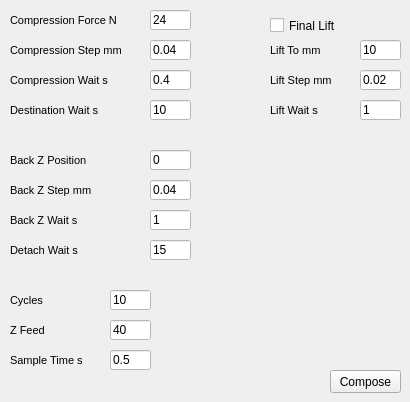
      <widget class="QWidget" name="tab_15">
       <attribute name="title">
        <string>CTFutek</string>
       </attribute>
       <widget class="QLineEdit" name="lineEdit_CTFutek_CompressionForce">
        <property name="geometry">
         <rect>
          <x>150</x>
          <y>10</y>
          <width>41</width>
          <height>20</height>
         </rect>
        </property>
        <property name="styleSheet">
         <string notr="true">background-color: rgb(255, 255, 255)</string>
        </property>
        <property name="text">
         <string>24</string>
        </property>
       </widget>
       <widget class="QLabel" name="label_IncrementSpeen_72">
        <property name="geometry">
         <rect>
          <x>10</x>
          <y>10</y>
          <width>121</width>
          <height>21</height>
         </rect>
        </property>
        <property name="font">
         <font>
          <pointsize>8</pointsize>
         </font>
        </property>
        <property name="text">
         <string>Compression Force N</string>
        </property>
        <property name="alignment">
         <set>Qt::AlignLeading|Qt::AlignLeft|Qt::AlignVCenter</set>
        </property>
       </widget>
       <widget class="QLabel" name="label_IncrementSpeen_73">
        <property name="geometry">
         <rect>
          <x>10</x>
          <y>150</y>
          <width>81</width>
          <height>21</height>
         </rect>
        </property>
        <property name="font">
         <font>
          <pointsize>8</pointsize>
         </font>
        </property>
        <property name="text">
         <string>Back Z Position</string>
        </property>
        <property name="alignment">
         <set>Qt::AlignLeading|Qt::AlignLeft|Qt::AlignVCenter</set>
        </property>
       </widget>
       <widget class="QLineEdit" name="lineEdit_CTFutek_BackZPosition">
        <property name="geometry">
         <rect>
          <x>150</x>
          <y>150</y>
          <width>41</width>
          <height>20</height>
         </rect>
        </property>
        <property name="styleSheet">
         <string notr="true">background-color: rgb(255, 255, 255)</string>
        </property>
        <property name="text">
         <string>0</string>
        </property>
       </widget>
       <widget class="QLabel" name="label_IncrementSpeen_74">
        <property name="geometry">
         <rect>
          <x>10</x>
          <y>40</y>
          <width>121</width>
          <height>21</height>
         </rect>
        </property>
        <property name="font">
         <font>
          <pointsize>8</pointsize>
         </font>
        </property>
        <property name="text">
         <string>Compression Step mm</string>
        </property>
        <property name="alignment">
         <set>Qt::AlignLeading|Qt::AlignLeft|Qt::AlignVCenter</set>
        </property>
       </widget>
       <widget class="QLineEdit" name="lineEdit_CTFutek_CompressionStep">
        <property name="geometry">
         <rect>
          <x>150</x>
          <y>40</y>
          <width>41</width>
          <height>20</height>
         </rect>
        </property>
        <property name="styleSheet">
         <string notr="true">background-color: rgb(255, 255, 255)</string>
        </property>
        <property name="text">
         <string>0.04</string>
        </property>
       </widget>
       <widget class="QLabel" name="label_IncrementSpeen_75">
        <property name="geometry">
         <rect>
          <x>10</x>
          <y>70</y>
          <width>121</width>
          <height>21</height>
         </rect>
        </property>
        <property name="font">
         <font>
          <pointsize>8</pointsize>
         </font>
        </property>
        <property name="text">
         <string>Compression Wait s</string>
        </property>
        <property name="alignment">
         <set>Qt::AlignLeading|Qt::AlignLeft|Qt::AlignVCenter</set>
        </property>
       </widget>
       <widget class="QLineEdit" name="lineEdit_CTFutek_CompressionWait">
        <property name="geometry">
         <rect>
          <x>150</x>
          <y>70</y>
          <width>41</width>
          <height>20</height>
         </rect>
        </property>
        <property name="styleSheet">
         <string notr="true">background-color: rgb(255, 255, 255)</string>
        </property>
        <property name="text">
         <string>0.4</string>
        </property>
       </widget>
       <widget class="QLineEdit" name="lineEdit_CTFutek_DestinationWait">
        <property name="geometry">
         <rect>
          <x>150</x>
          <y>100</y>
          <width>41</width>
          <height>20</height>
         </rect>
        </property>
        <property name="styleSheet">
         <string notr="true">background-color: rgb(255, 255, 255)</string>
        </property>
        <property name="text">
         <string>10</string>
        </property>
       </widget>
       <widget class="QLabel" name="label_IncrementSpeen_76">
        <property name="geometry">
         <rect>
          <x>10</x>
          <y>100</y>
          <width>131</width>
          <height>21</height>
         </rect>
        </property>
        <property name="font">
         <font>
          <pointsize>8</pointsize>
         </font>
        </property>
        <property name="text">
         <string>Destination Wait s</string>
        </property>
        <property name="alignment">
         <set>Qt::AlignLeading|Qt::AlignLeft|Qt::AlignVCenter</set>
        </property>
       </widget>
       <widget class="QLabel" name="label_IncrementSpeen_152">
        <property name="geometry">
         <rect>
          <x>10</x>
          <y>180</y>
          <width>81</width>
          <height>21</height>
         </rect>
        </property>
        <property name="font">
         <font>
          <pointsize>8</pointsize>
         </font>
        </property>
        <property name="text">
         <string>Back Z Step mm</string>
        </property>
        <property name="alignment">
         <set>Qt::AlignLeading|Qt::AlignLeft|Qt::AlignVCenter</set>
        </property>
       </widget>
       <widget class="QLineEdit" name="lineEdit_CTFutek_BackZStep">
        <property name="geometry">
         <rect>
          <x>150</x>
          <y>180</y>
          <width>41</width>
          <height>20</height>
         </rect>
        </property>
        <property name="styleSheet">
         <string notr="true">background-color: rgb(255, 255, 255)</string>
        </property>
        <property name="text">
         <string>0.04</string>
        </property>
       </widget>
       <widget class="QLineEdit" name="lineEdit_CTFutek_BackWait">
        <property name="geometry">
         <rect>
          <x>150</x>
          <y>210</y>
          <width>41</width>
          <height>20</height>
         </rect>
        </property>
        <property name="styleSheet">
         <string notr="true">background-color: rgb(255, 255, 255)</string>
        </property>
        <property name="text">
         <string>1</string>
        </property>
       </widget>
       <widget class="QLabel" name="label_IncrementSpeen_153">
        <property name="geometry">
         <rect>
          <x>10</x>
          <y>210</y>
          <width>81</width>
          <height>21</height>
         </rect>
        </property>
        <property name="font">
         <font>
          <pointsize>8</pointsize>
         </font>
        </property>
        <property name="text">
         <string>Back Z Wait s</string>
        </property>
        <property name="alignment">
         <set>Qt::AlignLeading|Qt::AlignLeft|Qt::AlignVCenter</set>
        </property>
       </widget>
       <widget class="QPushButton" name="button_ComposeCTFutek">
        <property name="geometry">
         <rect>
          <x>330</x>
          <y>370</y>
          <width>71</width>
          <height>23</height>
         </rect>
        </property>
        <property name="sizePolicy">
         <sizepolicy hsizetype="Fixed" vsizetype="Fixed">
          <horstretch>0</horstretch>
          <verstretch>0</verstretch>
         </sizepolicy>
        </property>
        <property name="maximumSize">
         <size>
          <width>200</width>
          <height>16777215</height>
         </size>
        </property>
        <property name="baseSize">
         <size>
          <width>0</width>
          <height>0</height>
         </size>
        </property>
        <property name="text">
         <string>Compose</string>
        </property>
       </widget>
       <widget class="QLineEdit" name="lineEdit_CTFutek_SampleTime">
        <property name="geometry">
         <rect>
          <x>110</x>
          <y>350</y>
          <width>41</width>
          <height>20</height>
         </rect>
        </property>
        <property name="styleSheet">
         <string notr="true">background-color: rgb(255, 255, 255)</string>
        </property>
        <property name="text">
         <string>0.5 </string>
        </property>
       </widget>
       <widget class="QLabel" name="label_IncrementSpeen_154">
        <property name="geometry">
         <rect>
          <x>10</x>
          <y>350</y>
          <width>81</width>
          <height>21</height>
         </rect>
        </property>
        <property name="font">
         <font>
          <pointsize>8</pointsize>
         </font>
        </property>
        <property name="text">
         <string>Sample Time s</string>
        </property>
        <property name="alignment">
         <set>Qt::AlignLeading|Qt::AlignLeft|Qt::AlignVCenter</set>
        </property>
       </widget>
       <widget class="QLabel" name="label_IncrementSpeen_155">
        <property name="geometry">
         <rect>
          <x>10</x>
          <y>320</y>
          <width>81</width>
          <height>21</height>
         </rect>
        </property>
        <property name="font">
         <font>
          <pointsize>8</pointsize>
         </font>
        </property>
        <property name="text">
         <string>Z Feed</string>
        </property>
        <property name="alignment">
         <set>Qt::AlignLeading|Qt::AlignLeft|Qt::AlignVCenter</set>
        </property>
       </widget>
       <widget class="QLineEdit" name="lineEdit_CTFutek_ZFeed">
        <property name="geometry">
         <rect>
          <x>110</x>
          <y>320</y>
          <width>41</width>
          <height>20</height>
         </rect>
        </property>
        <property name="styleSheet">
         <string notr="true">background-color: rgb(255, 255, 255)</string>
        </property>
        <property name="text">
         <string>40</string>
        </property>
       </widget>
       <widget class="QLineEdit" name="lineEdit_CTFutek_DetachWait">
        <property name="geometry">
         <rect>
          <x>150</x>
          <y>240</y>
          <width>41</width>
          <height>20</height>
         </rect>
        </property>
        <property name="styleSheet">
         <string notr="true">background-color: rgb(255, 255, 255)</string>
        </property>
        <property name="text">
         <string>15</string>
        </property>
       </widget>
       <widget class="QLabel" name="label_IncrementSpeen_77">
        <property name="geometry">
         <rect>
          <x>10</x>
          <y>240</y>
          <width>131</width>
          <height>21</height>
         </rect>
        </property>
        <property name="font">
         <font>
          <pointsize>8</pointsize>
         </font>
        </property>
        <property name="text">
         <string>Detach Wait s</string>
        </property>
        <property name="alignment">
         <set>Qt::AlignLeading|Qt::AlignLeft|Qt::AlignVCenter</set>
        </property>
       </widget>
       <widget class="QLineEdit" name="lineEdit_CTFutek_CompCycles">
        <property name="geometry">
         <rect>
          <x>110</x>
          <y>290</y>
          <width>41</width>
          <height>20</height>
         </rect>
        </property>
        <property name="styleSheet">
         <string notr="true">background-color: rgb(255, 255, 255)</string>
        </property>
        <property name="text">
         <string>10</string>
        </property>
       </widget>
       <widget class="QLabel" name="label_IncrementSpeen_78">
        <property name="geometry">
         <rect>
          <x>10</x>
          <y>290</y>
          <width>71</width>
          <height>21</height>
         </rect>
        </property>
        <property name="font">
         <font>
          <pointsize>8</pointsize>
         </font>
        </property>
        <property name="text">
         <string>Cycles</string>
        </property>
        <property name="alignment">
         <set>Qt::AlignLeading|Qt::AlignLeft|Qt::AlignVCenter</set>
        </property>
       </widget>
       <widget class="QCheckBox" name="checkBox_CTFutek_FinalLift">
        <property name="geometry">
         <rect>
          <x>270</x>
          <y>10</y>
          <width>91</width>
          <height>31</height>
         </rect>
        </property>
        <property name="text">
         <string>Final Lift</string>
        </property>
        <property name="checked">
         <bool>false</bool>
        </property>
       </widget>
       <widget class="QLineEdit" name="lineEdit_CTFutek_FinalLiftHeight">
        <property name="geometry">
         <rect>
          <x>360</x>
          <y>40</y>
          <width>41</width>
          <height>20</height>
         </rect>
        </property>
        <property name="styleSheet">
         <string notr="true">background-color: rgb(255, 255, 255)</string>
        </property>
        <property name="text">
         <string>10</string>
        </property>
       </widget>
       <widget class="QLabel" name="label_IncrementSpeen_79">
        <property name="geometry">
         <rect>
          <x>270</x>
          <y>40</y>
          <width>81</width>
          <height>21</height>
         </rect>
        </property>
        <property name="font">
         <font>
          <pointsize>8</pointsize>
         </font>
        </property>
        <property name="text">
         <string>Lift To mm</string>
        </property>
        <property name="alignment">
         <set>Qt::AlignLeading|Qt::AlignLeft|Qt::AlignVCenter</set>
        </property>
       </widget>
       <widget class="QLabel" name="label_IncrementSpeen_80">
        <property name="geometry">
         <rect>
          <x>270</x>
          <y>70</y>
          <width>81</width>
          <height>21</height>
         </rect>
        </property>
        <property name="font">
         <font>
          <pointsize>8</pointsize>
         </font>
        </property>
        <property name="text">
         <string>Lift Step mm</string>
        </property>
        <property name="alignment">
         <set>Qt::AlignLeading|Qt::AlignLeft|Qt::AlignVCenter</set>
        </property>
       </widget>
       <widget class="QLineEdit" name="lineEdit_CTFutek_FinalLiftStep">
        <property name="geometry">
         <rect>
          <x>360</x>
          <y>70</y>
          <width>41</width>
          <height>20</height>
         </rect>
        </property>
        <property name="styleSheet">
         <string notr="true">background-color: rgb(255, 255, 255)</string>
        </property>
        <property name="text">
         <string>0.02</string>
        </property>
       </widget>
       <widget class="QLabel" name="label_IncrementSpeen_81">
        <property name="geometry">
         <rect>
          <x>270</x>
          <y>100</y>
          <width>71</width>
          <height>21</height>
         </rect>
        </property>
        <property name="font">
         <font>
          <pointsize>8</pointsize>
         </font>
        </property>
        <property name="text">
         <string>Lift Wait s</string>
        </property>
        <property name="alignment">
         <set>Qt::AlignLeading|Qt::AlignLeft|Qt::AlignVCenter</set>
        </property>
       </widget>
       <widget class="QLineEdit" name="lineEdit_CTFutek_FinalLiftWait">
        <property name="geometry">
         <rect>
          <x>360</x>
          <y>100</y>
          <width>41</width>
          <height>20</height>
         </rect>
        </property>
        <property name="styleSheet">
         <string notr="true">background-color: rgb(255, 255, 255)</string>
        </property>
        <property name="text">
         <string>1</string>
        </property>
       </widget>
      </widget>
